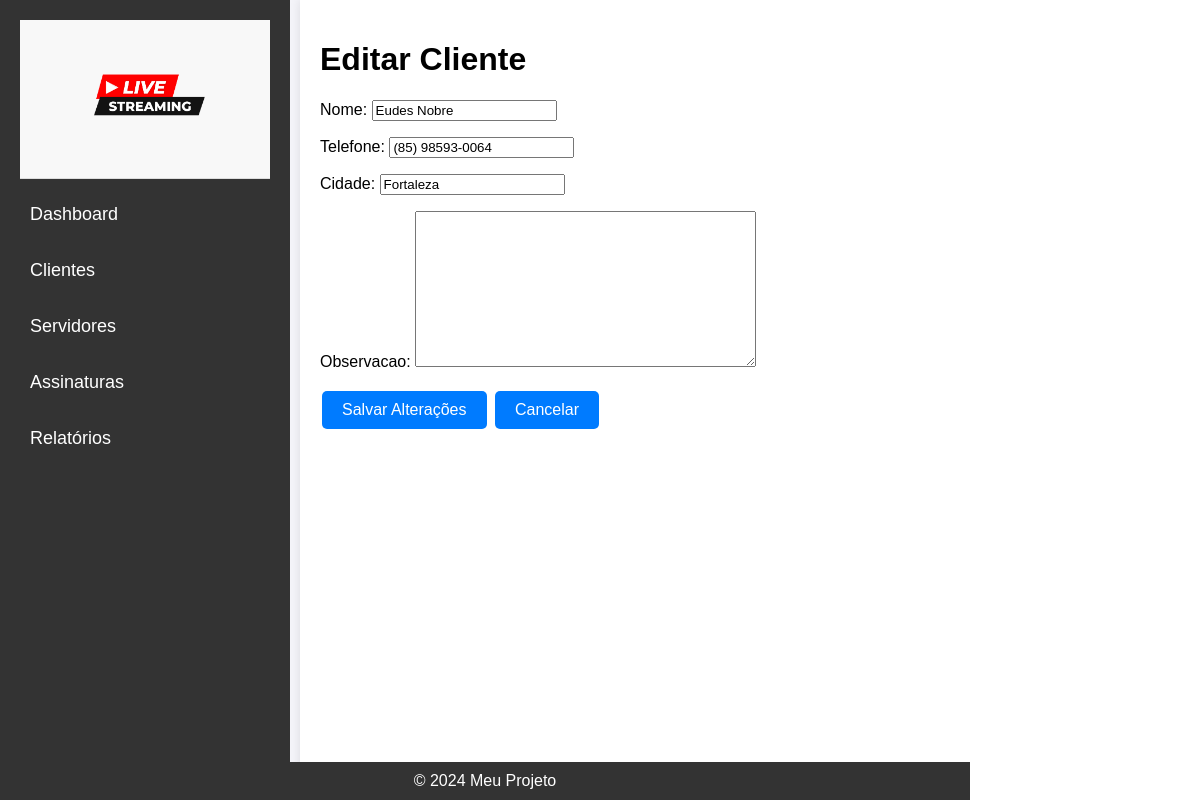
Page /clientes/1/editar/ on the committed database.
### clientes/models.py (models this page shows, shortened)
class Cliente(models.Model):
    nome = models.CharField(max_length=100)
    telefone = models.CharField(max_length=20)
    cidade = models.CharField(max_length=100)
    observacao = models.TextField(null=True, blank=True)

### clientes/views.py (the view)
# urls.py: path('<int:pk>/editar/', ClienteUpdateView.as_view(), name='editar_cliente'),
class ClienteUpdateView(UpdateView):
    model = Cliente
    fields = ['nome', 'telefone', 'cidade', 'observacao']
    template_name = 'clientes/cliente_form.html'

### clientes/templates/clientes/cliente_form.html (shortened to what this page needs)
{% extends "base.html" %}
{% block content %}
<h1>{{ view.object.pk|yesno:"Editar Cliente,Novo Cliente" }}</h1>
<form method="post">
    {{ form.as_p }}
    <button type="submit" class="btn btn-primary">{{ view.object.pk|yesno:"Salvar Alterações,Criar Cliente" }}</button>
    <a href="{% url 'clientes' %}" class="btn btn-secondary">Cancelar</a>
</form>
{% endblock %}

### static/css/style.css (style rules this page uses)
body { font-family: Arial, sans-serif; margin: 0; padding: 0; background-color: #f4f4f9; }
button { background-color: #333; color: #fff; border: none; padding: 10px 15px; border-radius: 5px; cursor: pointer; font-size: 16px; }
.btn { background-color: #007bff; color: white; border: none; padding: 10px 20px; text-align: center; text-decoration: none; display: inline-block; font-size: 16px; margin: 4px 2px; cursor: pointer; border-radius: 5px; }

### rows in the picture
Cliente: object.pk "Editar Cliente", nome "Eudes Nobre", telefone "(85) 98593-0064", cidade "Fortaleza", object.pk "Salvar Alterações"
